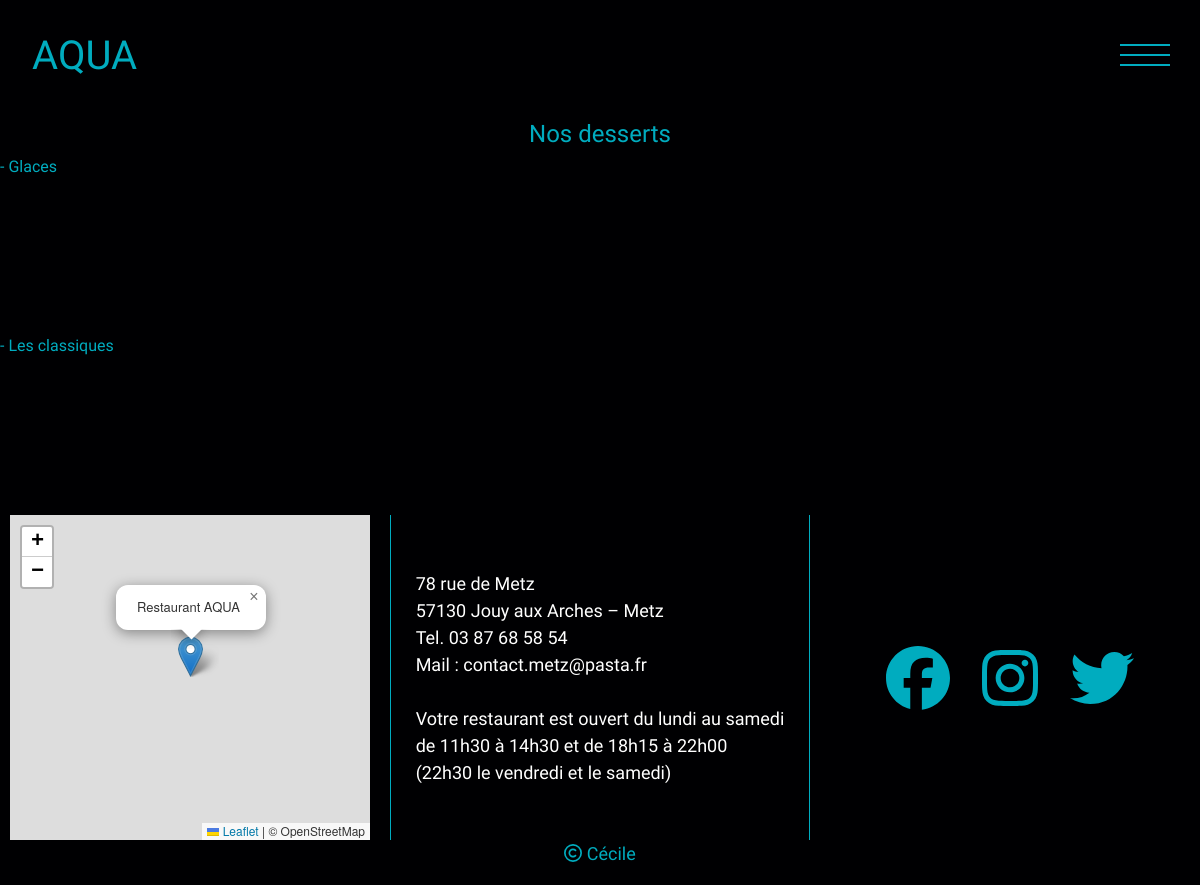
The page /index.php?page=2&category=3 on the database its author committed.
### tables this page shows
CREATE TABLE IF NOT EXISTS `category` (
  `id_cat` int(11) NOT NULL AUTO_INCREMENT,
  `name_cat` varchar(255) NOT NULL,
  PRIMARY KEY (`id_cat`)
);

CREATE TABLE IF NOT EXISTS `souscategory` (
  `id_sousCat` int(11) NOT NULL AUTO_INCREMENT,
  `name_sousCat` varchar(255) NOT NULL,
  `category_id` int(11) NOT NULL,
  PRIMARY KEY (`id_sousCat`),
  KEY `fk_category_id` (`category_id`)
);

### pages/carte.php (the view, shortened to what this page needs)
<?php
$id = $_GET['category'];
$queryC = "SELECT *
FROM  category
WHERE id_cat = :idCat";
$reqC = $bdd->prepare($queryC);
$reqC->bindValue(':idCat', $id, PDO::PARAM_STR);
$reqC->execute();
while ($dataC = $reqC->fetch()) {
?>
    <h4><?php echo "Nos " . $dataC['name_cat']; ?></h4>
    <?php
    $querySC = "SELECT *
    FROM  souscategory
    WHERE category_id =:idCat";
    $reqSC = $bdd->prepare($querySC);
    $reqSC->bindValue(':idCat', $dataC['id_cat'], PDO::PARAM_STR);
    $reqSC->execute();
    while ($dataSC = $reqSC->fetch()) {
    ?>
        <h6><?php echo "- " . $dataSC['name_sousCat']; ?></h6>
<?php
    }
}
?>

### assets/css/style.css (style rules this page uses)
:root { --main-color: #00acbf; --white-color: #fff; --black-color: #000002; --grey-color: #45424b; --title-font: "Moon Dance", cursive; --body-font: "Moulpali", cursive; --main-font-size: 18px; --btn-font-size: 20px; --title-font-size: 48px; --logo-font-size: 64px; --secondary-font-size: 24px; }
body { font-family: var(--body-font); font-size: var(--main-font-size); color: var(--main-color); background: var(--black-color); overflow-x: hidden; background-color: var(--black-color); }
h3, h4 { text-align: center; }

### rows shown on the page
category: name_cat "desserts"
souscategory: name_sousCat "Glaces"
souscategory: name_sousCat "Les classiques"
